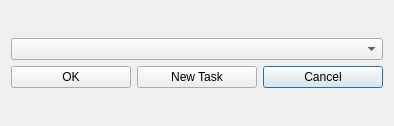
<?xml version="1.0" encoding="UTF-8"?>
<ui version="4.0">
 <class>TaskSelector</class>
 <widget class="QDialog" name="TaskSelector">
  <property name="geometry">
   <rect>
    <x>0</x>
    <y>0</y>
    <width>394</width>
    <height>126</height>
   </rect>
  </property>
  <property name="windowTitle">
   <string>Dialog</string>
  </property>
  <layout class="QGridLayout" name="gridLayout_2">
   <item row="0" column="0">
    <layout class="QGridLayout" name="gridLayout">
     <item row="0" column="0" colspan="3">
      <widget class="QComboBox" name="taskSelectComboBox"/>
     </item>
     <item row="1" column="2">
      <widget class="QPushButton" name="cancelButton">
       <property name="text">
        <string>Cancel</string>
       </property>
      </widget>
     </item>
     <item row="1" column="0">
      <widget class="QPushButton" name="okButton">
       <property name="text">
        <string>OK</string>
       </property>
      </widget>
     </item>
     <item row="1" column="1">
      <widget class="QPushButton" name="newTaskButton">
       <property name="text">
        <string>New Task</string>
       </property>
      </widget>
     </item>
    </layout>
   </item>
  </layout>
 </widget>
 <resources/>
 <connections/>
</ui>
